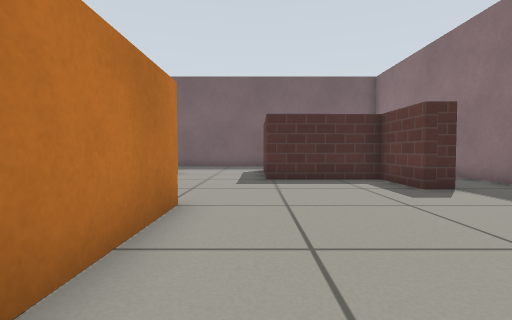
[1] (above)

17 first-person views from a walk through a robot-simulator world made for Gazebo. The camera is 0.45 m above the floor, tilts 2° down and sees 85° across. The floor is counted in squares, 0.5 m on a side. Each view is taken from the middle of a square. On the plan, view 1 faces up. The plan holds only what a view shows up to about 11 squares ahead; the rest is blank. Gazebo's built-in surfaces are drawn with simple patterns.

[2]
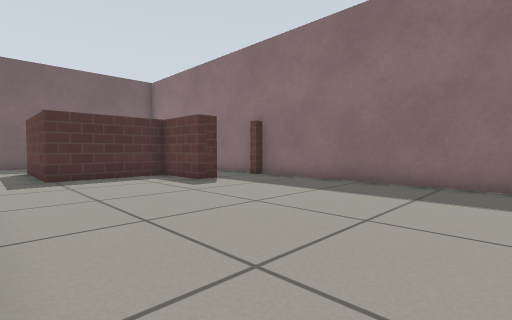

[3]
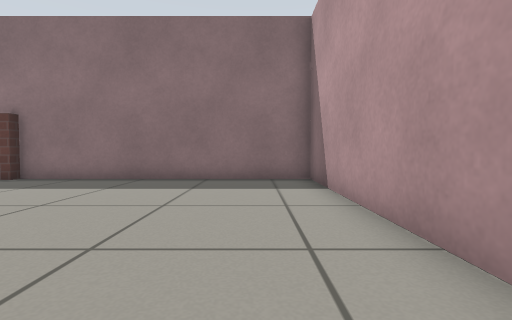

[4]
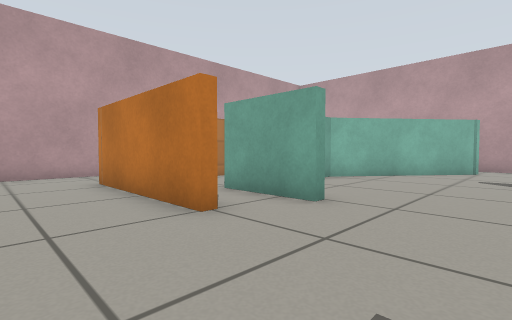

[5]
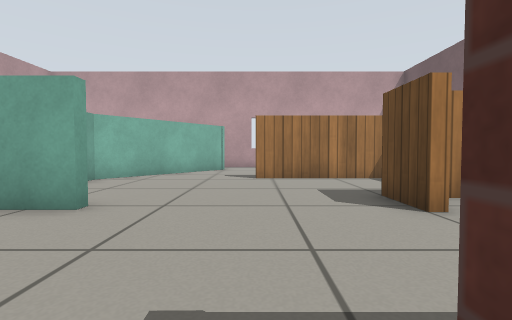

[6]
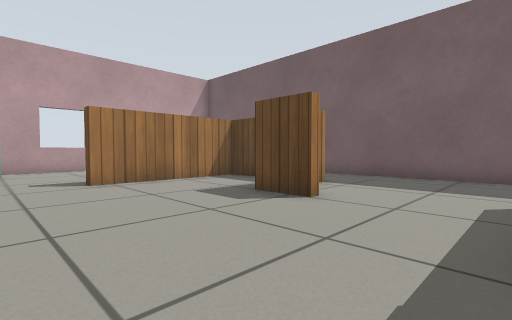

[7]
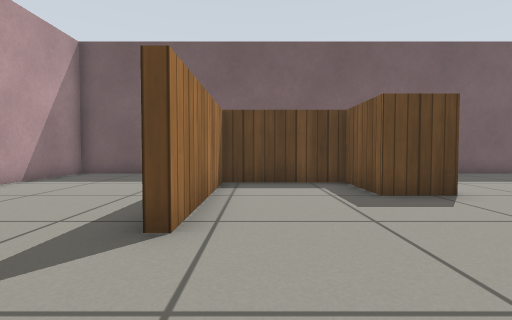

[8]
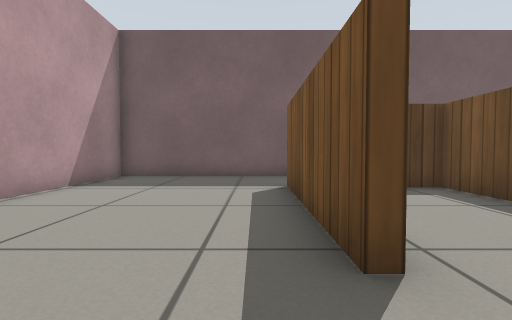

[9]
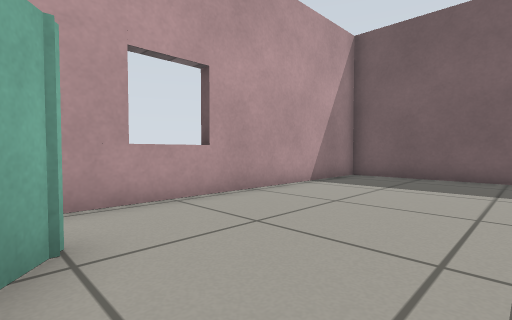

[10]
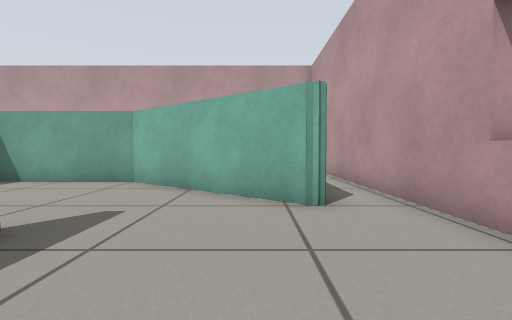

[11]
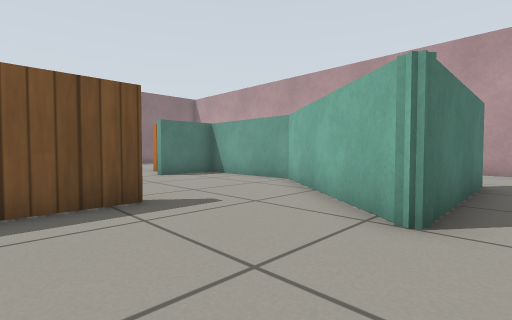

[12]
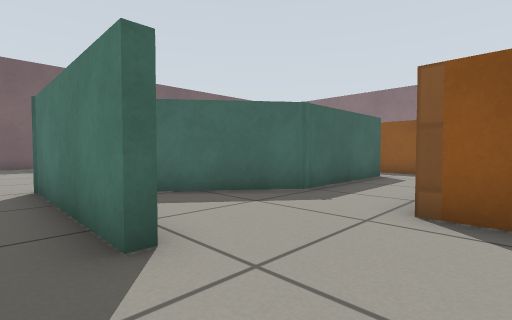

[13]
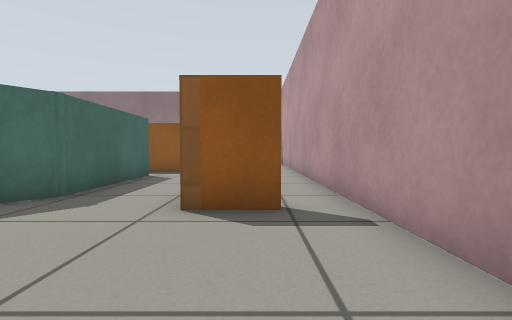

[14]
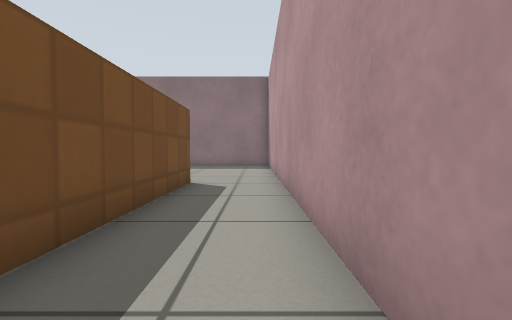

[15]
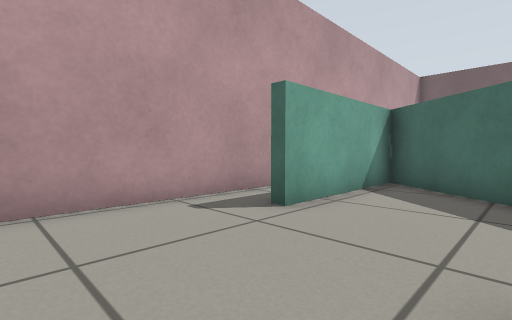

[16]
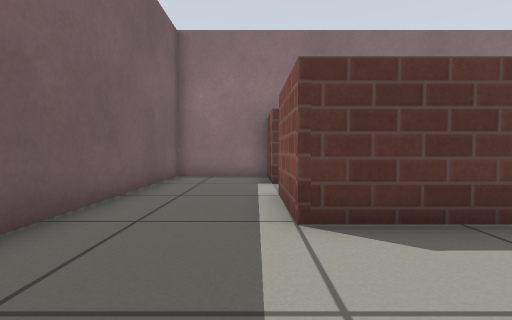

[17]
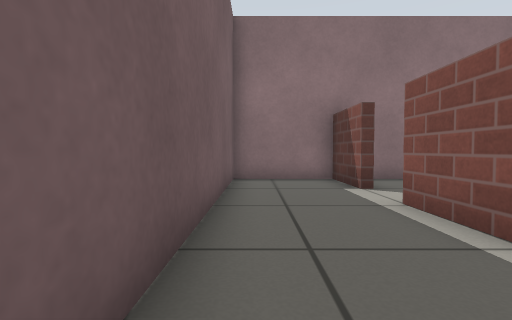

### Floor plan
Ten units are one square. View 1 is at (0, 0); x grows to the right and y downward. Boxes are objects, and circles mark ways between rooms. Rooms are numbered by the first view taken in them; rooms with no view inside come last. Other rooms are left out.
<svg viewBox="-142 -162 214 194">
<path fill="none" stroke="#000" d="M-13 -46 -13 2 -71 2M-32 -54 -32 -28M-35 -39 -35 -54M46 -64 38 -64 38 -86 3 -85 3 -125 27 -125M-32 -109 -32 -105 -45 -105 -45 -127 -79 -127 -79 -79M67 -69 67 -114M44 -126 67 -126 67 -157 -24 -157M-42 -130 -42 -116M-100 -50 -75 -31 -36 -31M-85 27 67 27 67 -64 64 -64 64 -68M-79 -157 -137 -157 -137 -65M-82 -79 -82 -130M-121 -66 -100 -50M-121 -65 -118 -65M-24 -157 -59 -157M-121 -14 -121 -65M-89 15 -89 -2M-125 27 -85 27M-137 -65 -137 19M-32 -28 -76 -28 -118 -60 -118 -14M-16 -20 -16 -33"/>
<circle cx="-35" cy="-145" r="3" fill="#2a7"/>
<circle cx="-95" cy="-65" r="3" fill="#2a7"/>
<circle cx="-90" cy="20" r="3" fill="#2a7"/>
<circle cx="-130" cy="-60" r="3" fill="#2a7"/>
<text x="0" y="-60">1</text>
<text x="-100" y="-120">2</text>
<text x="-100" y="-10">3</text>
</svg>
Room 1 opens to room 2. Room 1 opens to room 3. Room 2 opens to room 3.

Where each view was taken, in squares from view 1:
view 1: 0 up, 0 right, facing up
view 2: 1 down, 1 left, facing up-right
view 3: 1 down, 2 left, facing right
view 4: 8 up, 1 right, facing down-left
view 5: 8 up, 1 right, facing left
view 6: 6 up, 0 right, facing up-left
view 7: 5 up, 7 left, facing up
view 8: 6 up, 9 left, facing up
view 9: 6 up, 9 left, facing up-left
view 10: 11 up, 11 left, facing down
view 11: 10 up, 13 left, facing down-right
view 12: 1 down, 13 left, facing up-right
view 13: 1 down, 13 left, facing right
view 14: 2 down, 9 left, facing right
view 15: 2 down, 9 left, facing up-left
view 16: 13 up, 3 left, facing right
view 17: 15 up, 2 left, facing right
